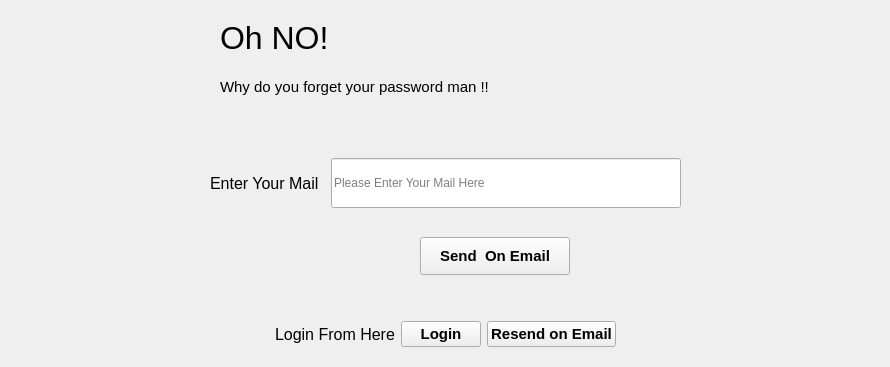
         <widget class="QWidget" name="tab_32">
          <attribute name="title">
           <string>Page</string>
          </attribute>
          <layout class="QGridLayout" name="gridLayout_11">
           <item row="0" column="0">
            <widget class="QWidget" name="ForgetPasswordTab" native="true">
             <layout class="QGridLayout" name="gridLayout_10">
              <item row="0" column="0">
               <layout class="QGridLayout" name="gridLayout_9">
                <item row="2" column="0">
                 <spacer name="verticalSpacer_6">
                  <property name="orientation">
                   <enum>Qt::Vertical</enum>
                  </property>
                  <property name="sizeHint" stdset="0">
                   <size>
                    <width>20</width>
                    <height>40</height>
                   </size>
                  </property>
                 </spacer>
                </item>
                <item row="6" column="0">
                 <spacer name="verticalSpacer_8">
                  <property name="orientation">
                   <enum>Qt::Vertical</enum>
                  </property>
                  <property name="sizeHint" stdset="0">
                   <size>
                    <width>20</width>
                    <height>40</height>
                   </size>
                  </property>
                 </spacer>
                </item>
                <item row="4" column="0">
                 <spacer name="verticalSpacer_7">
                  <property name="orientation">
                   <enum>Qt::Vertical</enum>
                  </property>
                  <property name="sizeType">
                   <enum>QSizePolicy::Maximum</enum>
                  </property>
                  <property name="sizeHint" stdset="0">
                   <size>
                    <width>20</width>
                    <height>23</height>
                   </size>
                  </property>
                 </spacer>
                </item>
                <item row="5" column="0">
                 <layout class="QHBoxLayout" name="horizontalLayout_13">
                  <item>
                   <spacer name="horizontalSpacer_26">
                    <property name="orientation">
                     <enum>Qt::Horizontal</enum>
                    </property>
                    <property name="sizeType">
                     <enum>QSizePolicy::Preferred</enum>
                    </property>
                    <property name="sizeHint" stdset="0">
                     <size>
                      <width>400</width>
                      <height>20</height>
                     </size>
                    </property>
                   </spacer>
                  </item>
                  <item>
                   <widget class="QPushButton" name="pushButton_57">
                    <property name="sizePolicy">
                     <sizepolicy hsizetype="Minimum" vsizetype="Preferred">
                      <horstretch>0</horstretch>
                      <verstretch>0</verstretch>
                     </sizepolicy>
                    </property>
                    <property name="minimumSize">
                     <size>
                      <width>150</width>
                      <height>38</height>
                     </size>
                    </property>
                    <property name="maximumSize">
                     <size>
                      <width>200</width>
                      <height>16777215</height>
                     </size>
                    </property>
                    <property name="font">
                     <font>
                      <pointsize>11</pointsize>
                      <weight>75</weight>
                      <italic>false</italic>
                      <bold>true</bold>
                     </font>
                    </property>
                    <property name="text">
                     <string>Send  On Email</string>
                    </property>
                   </widget>
                  </item>
                  <item>
                   <spacer name="horizontalSpacer_27">
                    <property name="orientation">
                     <enum>Qt::Horizontal</enum>
                    </property>
                    <property name="sizeType">
                     <enum>QSizePolicy::Preferred</enum>
                    </property>
                    <property name="sizeHint" stdset="0">
                     <size>
                      <width>300</width>
                      <height>20</height>
                     </size>
                    </property>
                   </spacer>
                  </item>
                 </layout>
                </item>
                <item row="7" column="0">
                 <layout class="QHBoxLayout" name="horizontalLayout_14">
                  <item>
                   <spacer name="horizontalSpacer_28">
                    <property name="orientation">
                     <enum>Qt::Horizontal</enum>
                    </property>
                    <property name="sizeHint" stdset="0">
                     <size>
                      <width>40</width>
                      <height>20</height>
                     </size>
                    </property>
                   </spacer>
                  </item>
                  <item>
                   <widget class="QLabel" name="label_112">
                    <property name="font">
                     <font>
                      <pointsize>12</pointsize>
                     </font>
                    </property>
                    <property name="text">
                     <string>Login From Here</string>
                    </property>
                   </widget>
                  </item>
                  <item>
                   <widget class="QPushButton" name="pushButton_58">
                    <property name="font">
                     <font>
                      <pointsize>11</pointsize>
                      <weight>75</weight>
                      <italic>false</italic>
                      <bold>true</bold>
                     </font>
                    </property>
                    <property name="text">
                     <string>Login</string>
                    </property>
                   </widget>
                  </item>
                  <item>
                   <widget class="QPushButton" name="pushButton_59">
                    <property name="font">
                     <font>
                      <pointsize>11</pointsize>
                      <weight>75</weight>
                      <italic>false</italic>
                      <bold>true</bold>
                     </font>
                    </property>
                    <property name="text">
                     <string>Resend on Email</string>
                    </property>
                   </widget>
                  </item>
                  <item>
                   <spacer name="horizontalSpacer_29">
                    <property name="orientation">
                     <enum>Qt::Horizontal</enum>
                    </property>
                    <property name="sizeHint" stdset="0">
                     <size>
                      <width>40</width>
                      <height>20</height>
                     </size>
                    </property>
                   </spacer>
                  </item>
                 </layout>
                </item>
                <item row="0" column="0">
                 <layout class="QHBoxLayout" name="horizontalLayout_10">
                  <item>
                   <spacer name="horizontalSpacer_30">
                    <property name="orientation">
                     <enum>Qt::Horizontal</enum>
                    </property>
                    <property name="sizeType">
                     <enum>QSizePolicy::Preferred</enum>
                    </property>
                    <property name="sizeHint" stdset="0">
                     <size>
                      <width>200</width>
                      <height>20</height>
                     </size>
                    </property>
                   </spacer>
                  </item>
                  <item alignment="Qt::AlignHCenter">
                   <widget class="QLabel" name="label_80">
                    <property name="font">
                     <font>
                      <family>Ubuntu</family>
                      <pointsize>24</pointsize>
                     </font>
                    </property>
                    <property name="text">
                     <string>Oh NO!</string>
                    </property>
                   </widget>
                  </item>
                  <item>
                   <spacer name="horizontalSpacer_17">
                    <property name="orientation">
                     <enum>Qt::Horizontal</enum>
                    </property>
                    <property name="sizeHint" stdset="0">
                     <size>
                      <width>27</width>
                      <height>20</height>
                     </size>
                    </property>
                   </spacer>
                  </item>
                 </layout>
                </item>
                <item row="1" column="0">
                 <layout class="QHBoxLayout" name="horizontalLayout_11">
                  <item>
                   <spacer name="horizontalSpacer_22">
                    <property name="orientation">
                     <enum>Qt::Horizontal</enum>
                    </property>
                    <property name="sizeType">
                     <enum>QSizePolicy::Preferred</enum>
                    </property>
                    <property name="sizeHint" stdset="0">
                     <size>
                      <width>200</width>
                      <height>20</height>
                     </size>
                    </property>
                   </spacer>
                  </item>
                  <item>
                   <widget class="QLabel" name="label_81">
                    <property name="sizePolicy">
                     <sizepolicy hsizetype="Preferred" vsizetype="Expanding">
                      <horstretch>0</horstretch>
                      <verstretch>0</verstretch>
                     </sizepolicy>
                    </property>
                    <property name="minimumSize">
                     <size>
                      <width>0</width>
                      <height>50</height>
                     </size>
                    </property>
                    <property name="maximumSize">
                     <size>
                      <width>16777215</width>
                      <height>70</height>
                     </size>
                    </property>
                    <property name="font">
                     <font>
                      <pointsize>11</pointsize>
                     </font>
                    </property>
                    <property name="text">
                     <string>Why do you forget your password man !!</string>
                    </property>
                   </widget>
                  </item>
                  <item>
                   <spacer name="horizontalSpacer_23">
                    <property name="orientation">
                     <enum>Qt::Horizontal</enum>
                    </property>
                    <property name="sizeHint" stdset="0">
                     <size>
                      <width>40</width>
                      <height>20</height>
                     </size>
                    </property>
                   </spacer>
                  </item>
                 </layout>
                </item>
                <item row="3" column="0">
                 <layout class="QHBoxLayout" name="horizontalLayout_12">
                  <item>
                   <spacer name="horizontalSpacer_24">
                    <property name="orientation">
                     <enum>Qt::Horizontal</enum>
                    </property>
                    <property name="sizeHint" stdset="0">
                     <size>
                      <width>40</width>
                      <height>20</height>
                     </size>
                    </property>
                   </spacer>
                  </item>
                  <item>
                   <widget class="QLabel" name="label_111">
                    <property name="font">
                     <font>
                      <pointsize>12</pointsize>
                     </font>
                    </property>
                    <property name="text">
                     <string>Enter Your Mail</string>
                    </property>
                   </widget>
                  </item>
                  <item>
                   <widget class="QWidget" name="widget_2" native="true"/>
                  </item>
                  <item>
                   <widget class="QLineEdit" name="lineEdit_58">
                    <property name="sizePolicy">
                     <sizepolicy hsizetype="Preferred" vsizetype="Expanding">
                      <horstretch>0</horstretch>
                      <verstretch>0</verstretch>
                     </sizepolicy>
                    </property>
                    <property name="minimumSize">
                     <size>
                      <width>350</width>
                      <height>50</height>
                     </size>
                    </property>
                    <property name="maximumSize">
                     <size>
                      <width>16777215</width>
                      <height>50</height>
                     </size>
                    </property>
                    <property name="placeholderText">
                     <string>Please Enter Your Mail Here</string>
                    </property>
                   </widget>
                  </item>
                  <item>
                   <spacer name="horizontalSpacer_25">
                    <property name="orientation">
                     <enum>Qt::Horizontal</enum>
                    </property>
                    <property name="sizeHint" stdset="0">
                     <size>
                      <width>40</width>
                      <height>20</height>
                     </size>
                    </property>
                   </spacer>
                  </item>
                 </layout>
                </item>
               </layout>
              </item>
             </layout>
            </widget>
           </item>
          </layout>
         </widget>
